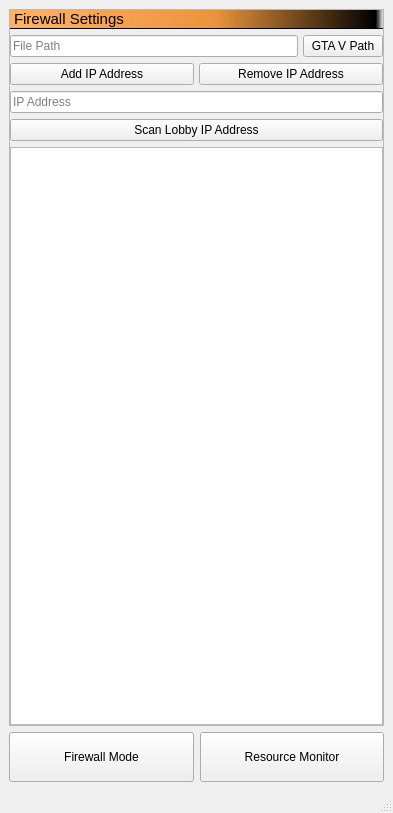
<?xml version="1.0" encoding="UTF-8"?>
<ui version="4.0">
 <class>MainWindow</class>
 <widget class="QMainWindow" name="MainWindow">
  <property name="geometry">
   <rect>
    <x>0</x>
    <y>0</y>
    <width>393</width>
    <height>813</height>
   </rect>
  </property>
  <property name="minimumSize">
   <size>
    <width>393</width>
    <height>0</height>
   </size>
  </property>
  <property name="maximumSize">
   <size>
    <width>393</width>
    <height>16777215</height>
   </size>
  </property>
  <property name="windowTitle">
   <string>MainWindow</string>
  </property>
  <widget class="QWidget" name="centralwidget">
   <layout class="QGridLayout" name="gridLayout_2">
    <item row="1" column="0">
     <widget class="QFrame" name="frame">
      <property name="styleSheet">
       <string notr="true"/>
      </property>
      <property name="frameShape">
       <enum>QFrame::StyledPanel</enum>
      </property>
      <property name="frameShadow">
       <enum>QFrame::Raised</enum>
      </property>
      <layout class="QGridLayout" name="gridLayout_3" rowstretch="0">
       <property name="leftMargin">
        <number>0</number>
       </property>
       <property name="topMargin">
        <number>0</number>
       </property>
       <property name="rightMargin">
        <number>0</number>
       </property>
       <property name="bottomMargin">
        <number>0</number>
       </property>
       <property name="spacing">
        <number>6</number>
       </property>
       <item row="0" column="0">
        <layout class="QVBoxLayout" name="firewall_settings">
         <item>
          <widget class="QLabel" name="label">
           <property name="styleSheet">
            <string notr="true">font-size:15px;
background-color: qlineargradient(spread:pad, x1:0, y1:0, x2:1, y2:0, stop:0 rgba(255, 178, 102, 255), stop:0.55 rgba(235, 148, 61, 255), stop:0.98 rgba(0, 0, 0, 255), stop:1 rgba(0, 0, 0, 0));
border:no;
border-bottom:1px solid black;
</string>
           </property>
           <property name="text">
            <string>Firewall Settings</string>
           </property>
          </widget>
         </item>
         <item>
          <layout class="QHBoxLayout" name="gta_v_file_path">
           <property name="spacing">
            <number>5</number>
           </property>
           <item>
            <widget class="QLineEdit" name="lineEdit">
             <property name="sizePolicy">
              <sizepolicy hsizetype="Expanding" vsizetype="Fixed">
               <horstretch>200</horstretch>
               <verstretch>200</verstretch>
              </sizepolicy>
             </property>
             <property name="readOnly">
              <bool>false</bool>
             </property>
             <property name="placeholderText">
              <string>File Path</string>
             </property>
            </widget>
           </item>
           <item>
            <widget class="QPushButton" name="file_path">
             <property name="text">
              <string>GTA V Path</string>
             </property>
            </widget>
           </item>
          </layout>
         </item>
         <item>
          <layout class="QVBoxLayout" name="ip_address_layout">
           <item>
            <layout class="QHBoxLayout" name="ip_address_options" stretch="2,2">
             <property name="spacing">
              <number>5</number>
             </property>
             <item>
              <widget class="QPushButton" name="add_ip_address">
               <property name="text">
                <string>Add IP Address</string>
               </property>
              </widget>
             </item>
             <item>
              <widget class="QPushButton" name="pushButton">
               <property name="text">
                <string>Remove IP Address</string>
               </property>
              </widget>
             </item>
            </layout>
           </item>
           <item>
            <widget class="QLineEdit" name="ip_address_edit_text">
             <property name="text">
              <string extracomment="IP Address"/>
             </property>
             <property name="placeholderText">
              <string comment="IP Address" extracomment="IP Address">IP Address</string>
             </property>
            </widget>
           </item>
           <item>
            <widget class="QPushButton" name="pushButton_2">
             <property name="text">
              <string>Scan Lobby IP Address</string>
             </property>
            </widget>
           </item>
          </layout>
         </item>
         <item>
          <widget class="QTableView" name="tableView">
           <property name="sortingEnabled">
            <bool>false</bool>
           </property>
          </widget>
         </item>
        </layout>
       </item>
      </layout>
     </widget>
    </item>
    <item row="2" column="0">
     <layout class="QHBoxLayout" name="buttons">
      <item>
       <widget class="QPushButton" name="firewall_button">
        <property name="sizePolicy">
         <sizepolicy hsizetype="Fixed" vsizetype="Fixed">
          <horstretch>0</horstretch>
          <verstretch>0</verstretch>
         </sizepolicy>
        </property>
        <property name="minimumSize">
         <size>
          <width>25</width>
          <height>50</height>
         </size>
        </property>
        <property name="maximumSize">
         <size>
          <width>218</width>
          <height>50</height>
         </size>
        </property>
        <property name="styleSheet">
         <string notr="true"/>
        </property>
        <property name="text">
         <string>Firewall Mode</string>
        </property>
       </widget>
      </item>
      <item>
       <widget class="QPushButton" name="resource_monitor_button">
        <property name="sizePolicy">
         <sizepolicy hsizetype="Minimum" vsizetype="Preferred">
          <horstretch>0</horstretch>
          <verstretch>0</verstretch>
         </sizepolicy>
        </property>
        <property name="minimumSize">
         <size>
          <width>25</width>
          <height>50</height>
         </size>
        </property>
        <property name="maximumSize">
         <size>
          <width>217</width>
          <height>50</height>
         </size>
        </property>
        <property name="styleSheet">
         <string notr="true"/>
        </property>
        <property name="text">
         <string>Resource Monitor</string>
        </property>
       </widget>
      </item>
     </layout>
    </item>
   </layout>
  </widget>
  <widget class="QMenuBar" name="menubar">
   <property name="geometry">
    <rect>
     <x>0</x>
     <y>0</y>
     <width>393</width>
     <height>21</height>
    </rect>
   </property>
  </widget>
  <widget class="QStatusBar" name="statusbar"/>
 </widget>
 <resources/>
 <connections/>
</ui>
